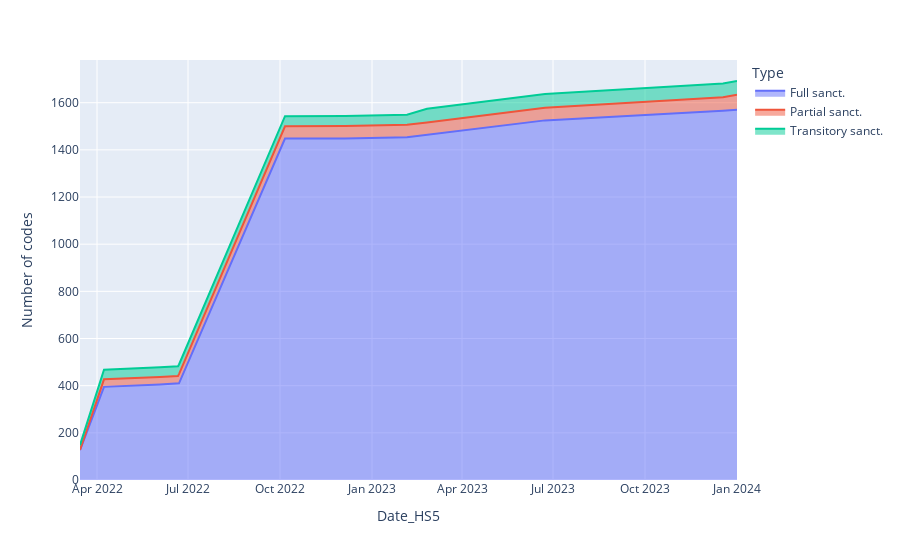

Notebook code cell kept with this figure:
### Code cell
import plotly.express as px

plot1 = df_agg_m[['Full sanct.', 'Partial sanct.', 'Transitory sanct.']].stack().reset_index()
plot1.rename(columns={'level_1':'Type', 0:'Number of codes'}, inplace=True)

fig = px.area(plot1, x="Date_HS5", y="Number of codes", color="Type", category_orders={'Type':['Full sanct.', 'Partial sanct.', 'Transitory sanct.']}
             )
fig.show()

### Figure 1 — Plotly figure (JSON) as saved in the notebook; plotly's stock layout.template omitted (floating-point values rounded to 4 significant figures)
{"data": [{"fillpattern": {"shape": ""}, "hovertemplate": "Type=Full sanct.<br>Date_HS5=%{x}<br>Number of codes=%{y}<extra></extra>", "legendgroup": "Full sanct.", "line": {"color": "#636efa"}, "marker": {"symbol": "circle"}, "mode": "lines", "name": "Full sanct.", "orientation": "v", "showlegend": true, "stackgroup": "1", "type": "scatter", "x": ["2022-03-15", "2022-04-08", "2022-06-03", "2022-06-21", "2022-06-22", "2022-10-06", "2022-12-05", "2023-02-05", "2023-02-25", "2023-06-23", "2023-12-18", "2024-01-01"], "xaxis": "x", "y": [127, 395, 405, 409, 410, 1448, 1448, 1453, 1463, 1525, 1566, 1570], "yaxis": "y"}, {"fillpattern": {"shape": ""}, "hovertemplate": "Type=Partial sanct.<br>Date_HS5=%{x}<br>Number of codes=%{y}<extra></extra>", "legendgroup": "Partial sanct.", "line": {"color": "#EF553B"}, "marker": {"symbol": "circle"}, "mode": "lines", "name": "Partial sanct.", "orientation": "v", "showlegend": true, "stackgroup": "1", "type": "scatter", "x": ["2022-04-08", "2022-06-03", "2022-06-21", "2022-06-22", "2022-10-06", "2022-12-05", "2023-02-05", "2023-02-25", "2023-06-23", "2023-12-18", "2024-01-01"], "xaxis": "x", "y": [32, 32, 32, 39, 52, 53, 53, 53, 54, 57, 64], "yaxis": "y"}, {"fillpattern": {"shape": ""}, "hovertemplate": "Type=Transitory sanct.<br>Date_HS5=%{x}<br>Number of codes=%{y}<extra></extra>", "legendgroup": "Transitory sanct.", "line": {"color": "#00cc96"}, "marker": {"symbol": "circle"}, "mode": "lines", "name": "Transitory sanct.", "orientation": "v", "showlegend": true, "stackgroup": "1", "type": "scatter", "x": ["2022-03-15", "2022-04-08", "2022-06-03", "2022-06-21", "2022-06-22", "2022-10-06", "2022-12-05", "2023-02-05", "2023-02-25", "2023-06-23", "2023-12-18", "2024-01-01"], "xaxis": "x", "y": [21, 41, 41, 41, 41, 43, 43, 43, 58, 58, 58, 58], "yaxis": "y"}], "layout": {"legend": {"title": {"text": "Type"}, "tracegroupgap": 0}, "margin": {"t": 60}, "xaxis": {"anchor": "y", "domain": [0, 1], "title": {"text": "Date_HS5"}}, "yaxis": {"anchor": "x", "domain": [0, 1], "title": {"text": "Number of codes"}}}}
